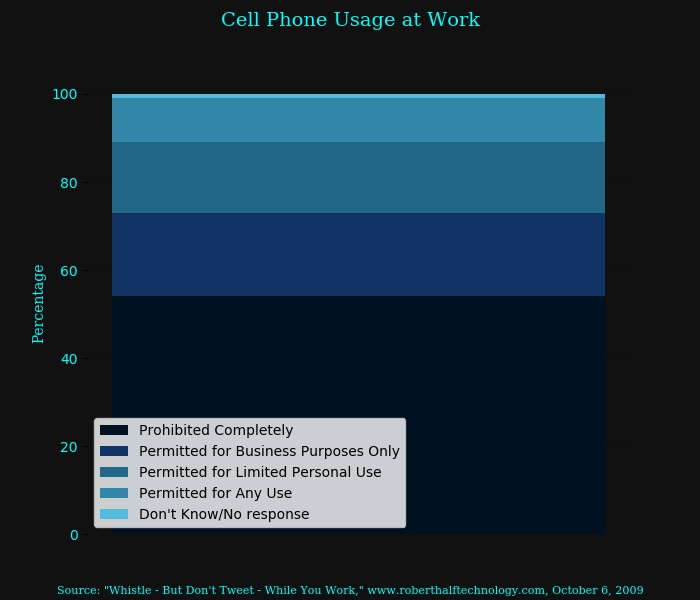

Here is the Python script that generated this plot:
import matplotlib.pyplot as plt
import numpy as np
import pathlib


#NOTE Plot Info Configuration
font     = 'Serif'
title    = 'Cell Phone Usage at Work'
source   = 'Source: "Whistle - But Don\'t Tweet - While You Work," www.roberthalftechnology.com, October 6, 2009'
ylabel   = 'Percentage'
filename = pathlib.Path(__file__).with_suffix('.jpg')


#NOTE Data Configuration
data       = [54, 19, 16, 10, 1]
legend     = ['Prohibited Completely', 'Permitted for Business Purposes Only', 
        'Permitted for Limited Personal Use', 'Permitted for Any Use', 'Don\'t Know/No response']


# NOTE Color Configuration
background = '#111111'
spines     = '#111111'
special    = spines # Bottom and left spines
# --- text colors
bold       = 'cyan'
trim       = 'cyan'
# --- bar colors
bars       = 'red'
edges      = 'black'
width      = 1
# --- grid colors
grid       = 'black'
alpha      = 0.1


#NOTE Geometry Configuration
x_rotation = 0
x_size     = 7
y_size     = 6
y_ticks    = True
x_ticks    = False


################################################################## Make the plot
plt.gcf().set_size_inches(x_size, y_size)


bottom = []
for datum, color in zip(data, ['#001122', '#113366', '#226688', '#3388AA', '#55BBDD']):
    plt.bar(0, np.array([datum]), bottom=sum(bottom), color=color, linewidth=width)
    bottom.append(np.array([datum]))


plt.xticks([], []) 
plt.ylabel(ylabel, fontsize=10, fontname=font, color=bold)
plt.yticks(color=trim)
plt.suptitle(title, fontsize=14, fontname=font, color=bold)
plt.figtext(.5, 0.01, source, wrap=True, ha='center', fontname=font, fontsize=8,
        color=trim)
plt.grid(color=grid, alpha=alpha)
plt.legend(legend)

ax = plt.axes()
ax.patch.set_facecolor(background)
ax.figure.set_facecolor(background)
ax.set_axisbelow(True)
for position in ['top', 'right']:
    ax.spines[position].set_color(spines)
for position in ['bottom', 'left']:
    ax.spines[position].set_color(special)
ax.tick_params(top=False, bottom=False, left=y_ticks, right=x_ticks, 
        labelleft=True, labelbottom=True)


plt.savefig(filename, facecolor=ax.figure.get_facecolor())
plt.show()
